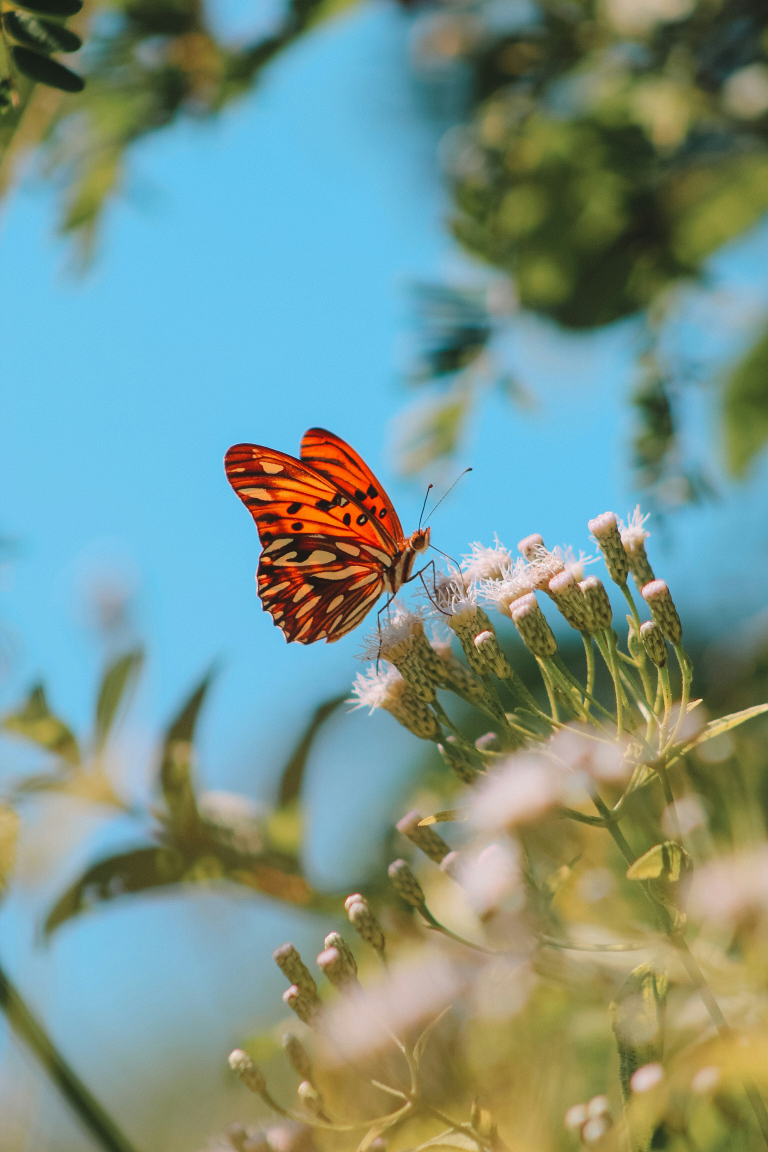
#> input picture Notebooks/Data/flower.jpg, 2304 x 3456 px (shown at 1/3 size)
$ jupyter execute Render_image.ipynb
#> lines starting #> are read from the running program, lines starting #| are printed output that depends on the picture
# This Notebook uses Pillow packages to work with Images

[cell 1]
from PIL import Image

[cell 2]
flower  = Image.open('./Data/flower.jpg')
#> flower is the input picture: PIL image 2304x3456 RGB; mean R, G, B 121.7, 149.1, 139.4

[cell 3]
print(flower.size,flower.format,flower.mode,sep=",")
#| (2304, 3456),JPEG,RGB

[cell 4]
# resize image methods thumbnail (keeps aspect ratio) or resize

[cell 5]
flower.thumbnail((300,300))
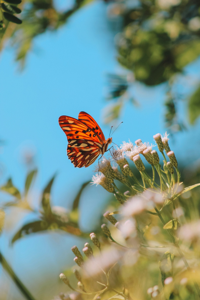
#> flower: PIL image 200x300 RGB; mean R, G, B 121.7, 149, 139.4

[cell 6]
flower

[cell 7]
flower.size
#> Out = (200, 300)

[cell 8]
crop_butterfly = flower.crop((55,100,120,180))
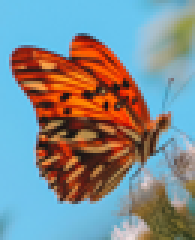
#> crop_butterfly: PIL image 65x80 RGB (shown 3 times larger); mean R, G, B 129.2, 138.5, 140.5

[cell 9]
crop_butterfly

[cell 10]
flower_black = flower.copy()

[cell 11]
flower_black.convert("L")
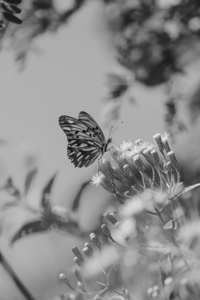
#> Out: PIL image 200x300 L; min 18, max 237, mean 139.7

[cell 12]
#blur the cropped image and paste in original
from PIL import ImageFilter
sq_box = (55,100,120,180)
crop_butterfly = crop_butterfly.filter(ImageFilter.BLUR)
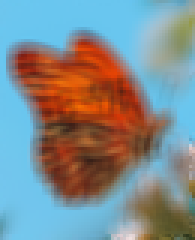
#> crop_butterfly: PIL image 65x80 RGB (shown 3 times larger); mean R, G, B 129.2, 138.5, 140.5

[cell 13]
crop_butterfly

[cell 14]
flower.paste(crop_butterfly,sq_box)
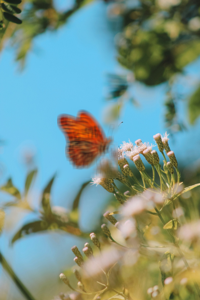
#> flower: PIL image 200x300 RGB; mean R, G, B 121.6, 149, 139.4
